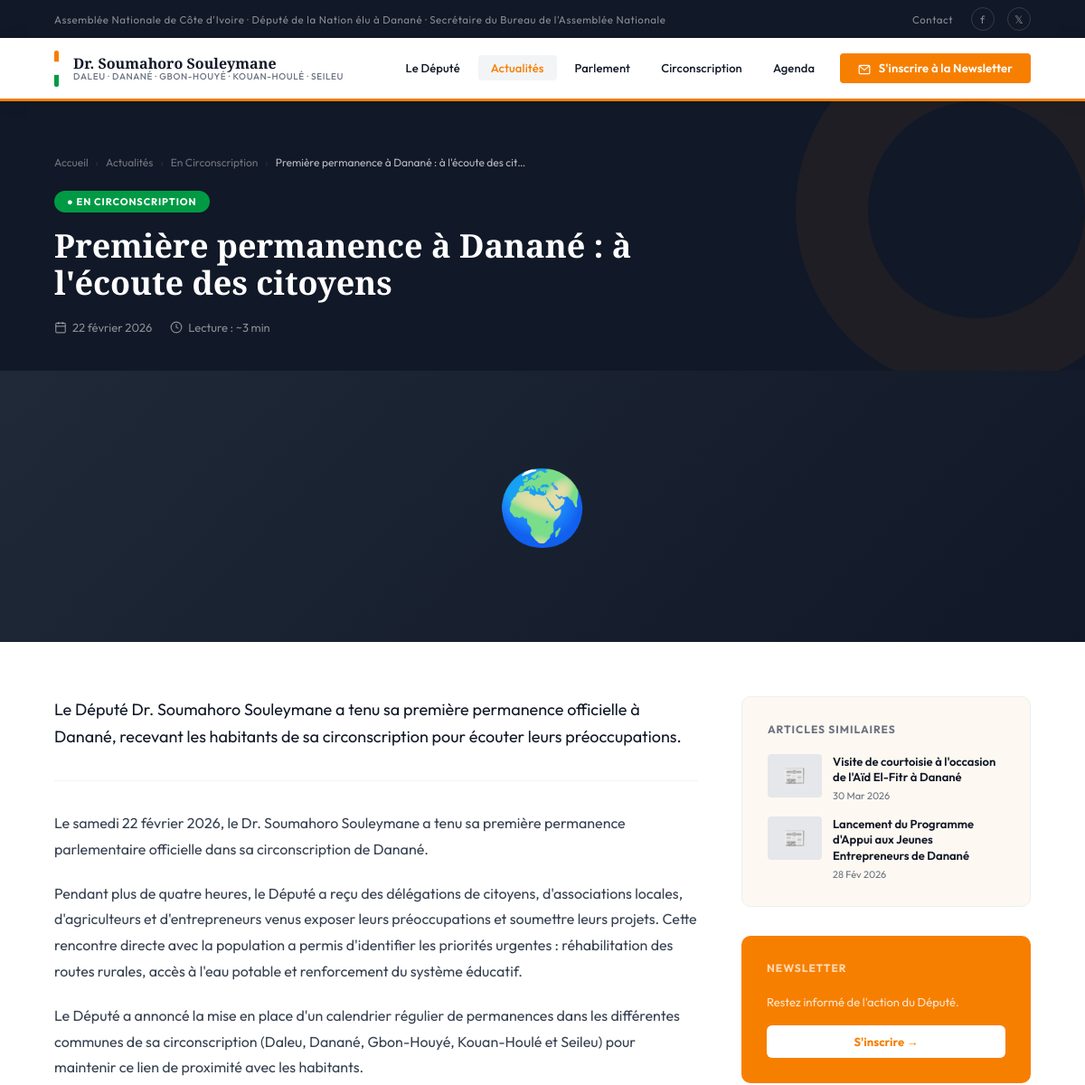
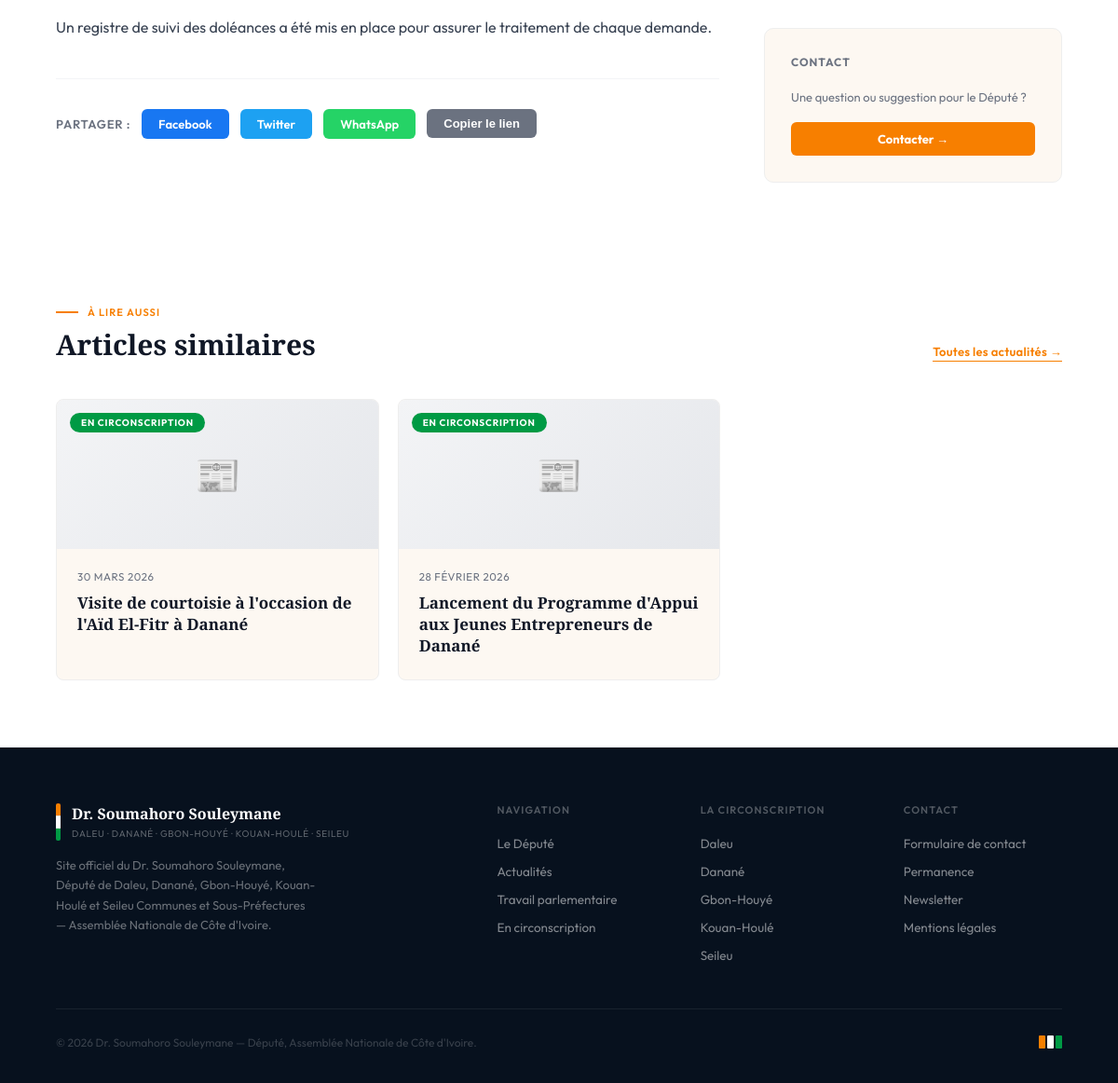
Page /actualites/premiere-permanence-a-danane-a-lecoute-des-citoyens/ on the committed database (2 pictures, top to bottom).
### website/models.py (models this page shows, shortened)
class Actualite(models.Model):
    CATEGORIE_CHOICES = [
        ('assemblee', 'Assemblée Nationale'),
        ('circonscription', 'En Circonscription'),
        ('agriculture', 'Agriculture'),
        ('economie', 'Économie'),
        ('education', 'Éducation'),
        ('sante', 'Santé'),
        ('environnement', 'Environnement'),
        ('infrastructure', 'Infrastructure'),
        ('jeunesse', 'Jeunesse'),
        ('culture', 'Culture'),
        ('social', 'Social'),
        ('securite', 'Sécurité'),
        ('presse', 'Revue de Presse'),
        ('video', 'Vidéo'),
    ]
    titre            = models.CharField(max_length=255, verbose_name="Titre")
    slug             = models.SlugField(max_length=270, unique=True, blank=True)
    extrait          = models.TextField(max_length=400, verbose_name="Extrait")
    contenu          = models.TextField(verbose_name="Contenu")
    categorie        = models.CharField(max_length=30, choices=CATEGORIE_CHOICES, default='assemblee')
    image            = models.ImageField(upload_to='actualites/', blank=True, null=True)
    date_publication = models.DateField(verbose_name="Date de publication")
    en_vedette       = models.BooleanField(default=False, verbose_name="En vedette")
    publie           = models.BooleanField(default=True, verbose_name="Publié")
    created_at       = models.DateTimeField(auto_now_add=True)
    updated_at       = models.DateTimeField(auto_now=True)
    class Meta:
        verbose_name = "Actualité"
        verbose_name_plural = "Actualités"
        ordering = ['-date_publication', '-created_at']
    def get_absolute_url(self):
        return reverse('website:actualite_detail', kwargs={'slug': self.slug})
    def get_categorie_display_color(self):
        mapping = {
            'assemblee': 'var(--orange)', 'circonscription': 'var(--vert)',
            'presse': '#6B7280', 'video': '#7C3AED',
        }
        return mapping.get(self.categorie, 'var(--orange)')

### website/views.py (the view)
# urls.py: path('actualites/<slug:slug>/',     views.actualite_detail,      name='actualite_detail'),
def actualite_detail(request, slug):
    article = get_object_or_404(Actualite, slug=slug, publie=True)
    articles_lies = Actualite.objects.filter(
        publie=True, categorie=article.categorie
    ).exclude(pk=article.pk)[:3]
    context = {
        'article':      article,
        'articles_lies': articles_lies,
    }
    return render(request, 'actualite_detail.html', context)

### templates/Actualite_detail.html (shortened to what this page needs)
{% extends "base.html" %}
{% load static %}
{% block content %}
<div class="article-hero">
  <div class="breadcrumb">
    <a href="{% url 'website:index' %}">Accueil</a>
    <span class="breadcrumb-sep">›</span>
    <a href="{% url 'website:actualites' %}">Actualités</a>
    <span class="breadcrumb-sep">›</span>
    <a href="{% url 'website:actualites' %}?categorie={{ article.categorie }}">{{ article.get_categorie_display }}</a>
    <span class="breadcrumb-sep">›</span>
    <span style="color:rgba(255,255,255,0.7);">{{ article.titre|truncatechars:50 }}</span>
  </div>
  <div class="article-hero-cat" style="background:{{ article.get_categorie_display_color }};">
    ● {{ article.get_categorie_display }}
  </div>
  <h1 class="article-hero-title">{{ article.titre }}</h1>
  <div class="article-hero-meta">
    <div class="article-meta-item">
      <svg width="14" height="14" fill="none" stroke="currentColor" stroke-width="2" viewBox="0 0 24 24"><rect x="3" y="4" width="18" height="18" rx="2"/><line x1="16" y1="2" x2="16" y2="6"/><line x1="8" y1="2" x2="8" y2="6"/><line x1="3" y1="10" x2="21" y2="10"/></svg>
      {{ article.date_publication|date:"d F Y" }}
    </div>
    <div class="article-meta-item">
      <svg width="14" height="14" fill="none" stroke="currentColor" stroke-width="2" viewBox="0 0 24 24"><circle cx="12" cy="12" r="10"/><polyline points="12 6 12 12 16 14"/></svg>
      Lecture : ~{{ article.contenu|wordcount|divisibleby:200|default:"3" }} min
    </div>
  </div>
</div>
{% if article.image %}
  <img src="{{ article.image.url }}" alt="{{ article.titre }}" class="article-img-banner">
{% else %}
  <div class="article-img-placeholder">
    {% if article.categorie == 'assemblee' %}🏛️
    {% elif article.categorie == 'circonscription' %}🌍
    {% elif article.categorie == 'video' %}🎥
    {% else %}📰{% endif %}
  </div>
{% endif %}
<div class="article-layout">
  <div>
    <p style="font-size:18px; font-weight:400; color:var(--encre); line-height:1.7; margin-bottom:32px; padding-bottom:32px; border-bottom:1px solid #F3F4F6;">
      {{ article.extrait }}
    </p>
    <div class="article-body">
      {{ article.contenu|linebreaks }}
    </div>
    <div class="article-share">
      <span class="share-label">Partager :</span>
      <a href="https://www.facebook.com/sharer/sharer.php?u={{ request.build_absolute_uri }}" target="_blank" rel="noopener" class="share-btn share-fb">Facebook</a>
      <a href="https://twitter.com/intent/tweet?url={{ request.build_absolute_uri }}&text={{ article.titre|urlencode }}" target="_blank" rel="noopener" class="share-btn share-tw">Twitter</a>
      <a href="https://wa.me/?text={{ article.titre|urlencode }}%20{{ request.build_absolute_uri }}" target="_blank" rel="noopener" class="share-btn share-wa">WhatsApp</a>
      <button onclick="navigator.clipboard.writeText(window.location.href);this.textContent='✓ Copié!';" class="share-btn share-copy" style="border:none;">Copier le lien</button>
    </div>
  </div>
  <aside class="article-sidebar">
    {% if articles_lies %}
    <div class="sidebar-box">
      <div class="sidebar-title">Articles similaires</div>
      <div class="sidebar-related">
        {% for art in articles_lies %}
        <a href="{{ art.get_absolute_url }}" class="sidebar-art">
          <div class="sidebar-art-img">
            {% if art.image %}
              <img src="{{ art.image.url }}" alt="{{ art.titre }}">
            {% else %}
              {% if art.categorie == 'assemblee' %}🏛️{% elif art.categorie == 'video' %}🎥{% else %}📰{% endif %}
            {% endif %}
          </div>
          <div>
            <div class="sidebar-art-title">{{ art.titre|truncatechars:70 }}</div>
            <div class="sidebar-art-date">{{ art.date_publication|date:"d M Y" }}</div>
          </div>
        </a>
        {% endfor %}
      </div>
    </div>
    {% endif %}
    <div class="sidebar-box" style="background:var(--orange); border:none; color:var(--blanc);">
      <div class="sidebar-title" style="color:rgba(255,255,255,0.7);">Newsletter</div>
      <p style="font-size:13px; color:rgba(255,255,255,0.8); line-height:1.6; margin-bottom:16px;">Restez informé de l'action du Député.</p>
      <a href="{% url 'website:index' %}#newsletter" style="display:block; text-align:center; background:var(--blanc); color:var(--orange); padding:10px 20px; border-radius:6px; font-size:13px; font-weight:700; text-decoration:none;">S'inscrire →</a>
    </div>
    <div class="sidebar-box">
      <div class="sidebar-title">Contact</div>
      <p style="font-size:13px; color:var(--gris); line-height:1.6; margin-bottom:16px;">Une question ou suggestion pour le Député ?</p>
      <a href="{% url 'website:contact' %}" style="display:block; text-align:center; background:var(--orange); color:var(--blanc); padding:10px 20px; border-radius:6px; font-size:13px; font-weight:700; text-decoration:none;">Contacter →</a>
    </div>
  </aside>
</div>
{% if articles_lies %}
<section class="section section-alt">
  <div class="section-header">
    <div>
      <div class="eyebrow"><span>À lire aussi</span></div>
      <h2 class="section-title">Articles similaires</h2>
    </div>
    <a href="{% url 'website:actualites' %}" class="voir-tout">Toutes les actualités →</a>
  </div>
  <div style="display:grid; grid-template-columns:repeat(3,1fr); gap:20px;">
    {% for art in articles_lies %}
    <a href="{{ art.get_absolute_url }}" class="article-card">
      <div class="art-img" style="height:160px; position:relative; overflow:hidden;">
        {% if art.image %}
          <img src="{{ art.image.url }}" alt="{{ art.titre }}" style="width:100%;height:100%;object-fit:cover;">
        {% else %}
          <div class="art-placeholder">📰</div>
        {% endif %}
        <div class="art-tag" style="background:{{ art.get_categorie_display_color }};">{{ art.get_categorie_display }}</div>
      </div>
      <div class="art-body">
        <div class="art-date">{{ art.date_publication|date:"d F Y" }}</div>
        <div class="art-title">{{ art.titre }}</div>
      </div>
    </a>
    {% endfor %}
  </div>
</section>
{% endif %}
{% endblock %}

### rows in the picture
Actualite: categorie "En Circonscription", titre "Première permanence à Danané : à l'écoute des cit…", categorie "EN CIRCONSCRIPTION", titre "Première permanence à Danané : à l'écoute des citoyens", date_publication "22 février 2026", contenu|divisibleby "3", extrait "Le Député Dr. Soumahoro Souleymane a tenu sa première permanence officielle à Danané, recevant les habitants de sa circonscription pour écouter leurs préoccupations.", contenu "Le samedi 22 février 2026, le Dr. Soumahoro Souleymane a tenu sa première permanence parlementaire officielle dans sa circonscription de Danané. Pendant plus de quatre heures, le Député a reçu des délégations de citoyens, d'associations locales, d'agriculteurs et d'entrepreneurs venus exposer leurs préoccupations et soumettre leurs projets. Cette rencontre directe avec la population a permis d'identifier les priorités urgentes : réhabilitation des routes rurales, accès à l'eau potable et renforcement du système éducatif. Le Député a annoncé la mise en place d'un calendrier régulier de permanences dans les différentes communes de sa circonscription (Daleu, Danané, Gbon-Houyé, Kouan-Houlé et…"
Actualite: titre "Visite de courtoisie à l'occasion de l'Aïd El-Fitr à Danané", date_publication "30 Mar 2026", categorie "EN CIRCONSCRIPTION", date_publication "30 MARS 2026"
Actualite: titre "Lancement du Programme d'Appui aux Jeunes Entrepreneurs de Danané", date_publication "28 Fév 2026", categorie "EN CIRCONSCRIPTION", date_publication "28 FÉVRIER 2026"
